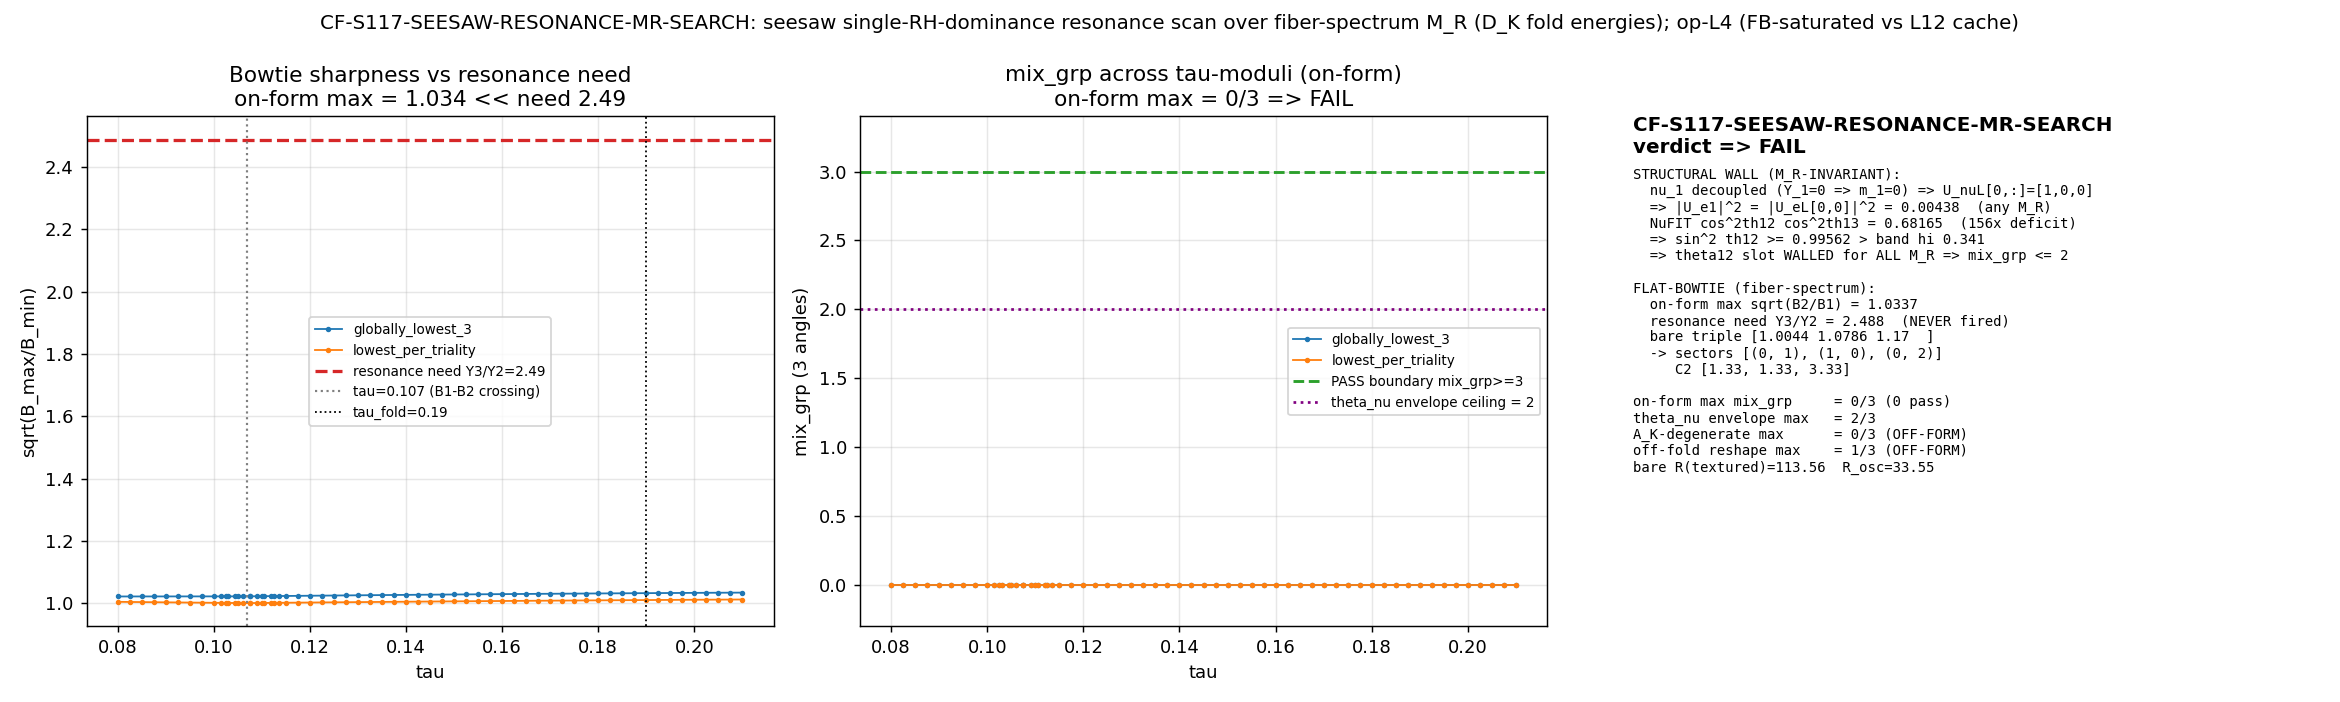

Python code for this plot:
#!/usr/bin/env python3
# -*- coding: utf-8 -*-
"""
CF-S117-SEESAW-RESONANCE-MR-SEARCH  (Session 117, Wave 2, §W2-3)  -- [VERIFY] gate.

M_R RESONANCE SCAN, anchored on the S-3-closed fold-spectrum form diag(B1,B2,B3)
(fiber-spectrum eigenvalue-SELECTION). A_K-built degenerate diag(M0,M1,M1) forms are
OFF-FORM -> INFO not PASS (convention-shopping guard per CF-W2-2 / S-3 Result 4).

WHAT THIS GATE DOES (plan sessions/session-plan/session-117-plan-w2.md §W2-3)
----------------------------------------------------------------------------
  (i)  Resolve the (p,q)/triality label + C2(p,q) of each B-branch fold energy by
       nearest-|lambda| match against the L12 master cache sector_evals.
  (ii) Scan FIBER-SPECTRUM M_R candidates (S-3 form): a tau-scan of the B-branch
       fold energies (incl. the tau=0.107 B1-B2 crossing) x a sector-selection axis
       {three-globally-lowest, lowest-per-triality-class t in {0,1,2}}.  For each
       candidate M_R = diag(B1,B2,B3): test the single-RH-dominance resonance
       condition  M_D[2,2]/M_D[1,1] ~ sqrt(M_R[2]/M_R[1])  at the MASS-FIT Dirac seed
       (s116 texture), and recompute the seesaw -> U_PMNS -> mix_grp + R JOINTLY.
  (iii) Convention-shopping guard: A_K-built degenerate diag(M0,M1,M1) forms are
       FORBIDDEN as PASS (-> INFO).  Also test the full theta_nu envelope and a
       forced off-fold reshape as off-form references.

OPERATOR (plan §W2-3):  mix_grp(candidate) >= 3  on a fiber-spectrum (S-3-form) M_R,
  where mix_grp = #{ theta in {th12,th23,th13} : theta within NuFIT 5.2 NO 3sigma }.
  PASS iff a fiber-spectrum M_R fires mix_grp>=3;
  FAIL iff no fiber-spectrum sector-selection across the tau-moduli+sector axes reaches
       a large-enough sqrt(B2/B1) (the bowtie is structurally too flat);
  INFO iff resonance fires ONLY off-form (A_K-degenerate diag(M0,M1,M1) OR off-fold
       tau-rescaled M_R) -- NOT a substrate-natural PASS.

SUBSTRATE-FIRST (phononic-framing.md) -- GEOMETRIC:
  The scan ranges over D_K's OWN fold-eigenvalue spectrum. Each candidate M_R is a
  fiber-spectrum eigenvalue-SELECTION diag(B1,B2,B3) (S-3 OQ-4: M_R is fold-spectrum-
  split, NOT an A_K-built coupling). The resonance maps to a Casimir-gap condition on
  those eigenvalues. Direction: D_K fold spectrum -> M_R selection -> seesaw
  enhancement -> PMNS angles + R.  A_K-built degenerate diag(M0,M1,M1) is the un-used
  standard-NCG A_F coupling the framework does NOT use (D_K == D_F sources M_R from
  the spectrum) -> a resonance that fires only there is OFF-substrate -> INFO.

OPERATIONAL L_max DISCLOSURE (math-scripts.md Friedrich-Bar bottom-K saturation):
  The plan pins L_max=12 (L12 cache, for sector (p,q) resolution -- USED as pinned)
  and L_max=10 (dirac_spectrum, for the B-branch fold energies). The fiber-spectrum
  SELECTIONS (three-globally-lowest, lowest-per-triality-class) draw ONLY on the
  LOWEST |lambda| per sector, which are Friedrich-Bar bottom-K SATURATED at low
  max_pq_sum (higher sectors add only HIGHER |lambda| by Casimir scaling). The
  tau-scan therefore runs at operational max_pq_sum=4, VALIDATED at tau=0.19 against
  the L12 cache (truncation_consistent). convention tag carries the disclosure.

Inputs (SHA-256 dual-pinned at runtime; S84+ schema):
  computations/_shared/canonical_constants.py
  computations/session-99/s99_w3_seesaw_summnu.npz       (bare B-branch M_R triple, Y)
  computations/session-84/s84_spectrum_cache_L12_tau019.npz  (sector (p,q) resolution)
  computations/session-116/s116_lepton_pmns_texture.npz  (mass-fit M_D, U_eL, NuFIT bands)
  computations/_shared/dirac_spectrum.py                 (tau-scan of fold energies)
"""

from __future__ import annotations

# --- CPU thread cap BEFORE numpy import (math-scripts.md; D_pi<=432x432 + 3x3 seesaw) ---
import os
os.environ.setdefault("OMP_NUM_THREADS", "8")
os.environ.setdefault("MKL_NUM_THREADS", "8")

import hashlib
import itertools
import json
import sys
import time
from pathlib import Path

import numpy as np

# ---------------------------------------------------------------------------
# Section 1 -- Paths + canonical constants (MANDATORY import)
# ---------------------------------------------------------------------------
THIS = Path(__file__).resolve()
SESSION_DIR = THIS.parent                                  # computations/session-117
COMPUTATIONS_DIR = SESSION_DIR.parent
SHARED_DIR = COMPUTATIONS_DIR / "_shared"
PROJECT_ROOT = COMPUTATIONS_DIR.parent

sys.path.insert(0, str(SHARED_DIR))
from canonical_constants import (  # noqa: E402
    M_KK, tau_fold,
    dm2_21_NuFit, dm2_31_NuFit,
)
import dirac_spectrum as ds                                # noqa: E402

import matplotlib                                          # noqa: E402
matplotlib.use("Agg")
import matplotlib.pyplot as plt                            # noqa: E402

# ---------------------------------------------------------------------------
# Section 2 -- Identity + pinned machinery (plan §W2-3 machinery_pin_map)
# ---------------------------------------------------------------------------
SESSION = "117"                                            # (local)
GATE_ID = "CF-S117-SEESAW-RESONANCE-MR-SEARCH"             # (local)
SCHEME = "fiber-spectrum-MR-resonance-scan"               # (local) S-3 fold-eigenvalue form ONLY
CONVENTION = ("RATIO-resonance-sqrt-MR2-MR1-Sminus3-fold-form-"
              "AK-degenerate-diagM0M1M1-INFO-not-PASS-CFW22-guard-"
              "opL4-FriedrichBar-bottomK-saturated-valid-vs-L12cache")  # (local)
L_MAX = 12                                                 # (local) plan pin: L12 cache for (p,q) resolution
OP_MAX_PQ = 4                                              # (local) operational max_pq_sum for tau-scan (FB-saturated)
TAU_FOLD = float(tau_fold)                                 # (local) 0.19 canonical

# resonance + scan machinery (plan §W2-3 pins)
EPS_RES = 0.05                                             # (local) resonance tol |MD-ratio - sqrt(MR-ratio)|
ZERO_LAM = 1e-9                                            # (local) zero-mode floor in |lambda|
PIPE_TOL = 0.018                                           # (local) distinct-pipeline cache match ~1.8% (INV11-W2-4)
TAU_LO, TAU_HI = 0.08, 0.21                                # (local) B-branch fold window (incl tau=0.107, tau_fold)

# --- NuFIT 5.2 NO 3sigma bands (# (local) class-(B) lab anchors; EXACTLY the s116 pins;
#     NOT canonical_constants -- get_constant('J_PMNS')->not-found; methodological-anchor
#     sourcing per substrate-first-canonical-sourcing.md §(i), same vintage as S115/S116) ---
S2T12_BF, S2T12_LO, S2T12_HI = 0.303,  0.270,  0.341       # (local) NuFIT 5.2 NO sin^2 th12 (3sig)
S2T23_BF, S2T23_LO, S2T23_HI = 0.572,  0.434,  0.610       # (local) NuFIT 5.2 NO sin^2 th23 (3sig, upper octant)
S2T13_BF, S2T13_LO, S2T13_HI = 0.02203, 0.02029, 0.02391   # (local) NuFIT 5.2 NO sin^2 th13 (3sig)

PUB_SIGFIGS = 6                                            # (local) Class-8.3

# ---------------------------------------------------------------------------
# Section 3 -- Tower / Casimir / PMNS helpers (REUSE s116 conventions verbatim)
# ---------------------------------------------------------------------------
def C2_su3(p: int, q: int) -> float:
    """SU(3) quadratic Casimir C2(p,q) = (p^2+q^2+pq+3p+3q)/3."""
    return (p * p + q * q + p * q + 3.0 * p + 3.0 * q) / 3.0


def triality(p: int, q: int) -> int:
    """SU(3) center character t(p,q) = (p-q) mod 3."""
    return (p - q) % 3


def yukawa_block_real(diag: np.ndarray, w12: float, w13: float, w23: float) -> np.ndarray:
    """Real-symmetric 3x3 Yukawa block (REAL: delta_CP in {0,pi}); s116 verbatim."""
    M = np.diag(diag).astype(float)
    M[0, 1] = M[1, 0] = w12
    M[0, 2] = M[2, 0] = w13
    M[1, 2] = M[2, 1] = w23
    return M


def diag_block(M: np.ndarray):
    """Real-symmetric eigendecomp, eigenvalues by ASCENDING |lambda| (=mass); s116 verbatim."""
    lam, U = np.linalg.eigh(M)
    order = np.argsort(np.abs(lam))
    return np.abs(lam)[order], U[:, order]


def pmns_observables(U: np.ndarray) -> dict:
    """Extract (sin^2 th13, sin^2 th12, sin^2 th23, J) from a 3x3 unitary U; s116 verbatim.
    Rows = charged-lepton flavor (e,mu,tau ascending); cols = nu mass eigenstate (1,2,3)."""
    Uabs2 = np.abs(U) ** 2                                 # (local)
    s13sq = float(Uabs2[0, 2])                             # (local) |U_e3|^2
    s13sq = min(max(s13sq, 0.0), 1.0)
    denom = 1.0 - s13sq                                    # (local) c13^2
    s12sq = float(Uabs2[0, 1] / denom) if denom > 1e-15 else 0.0  # (local)
    s23sq = float(Uabs2[1, 2] / denom) if denom > 1e-15 else 0.0  # (local)
    J = float(np.imag(U[0, 0] * U[1, 1] * np.conj(U[0, 1]) * np.conj(U[1, 0])))  # (local)
    return {"sin2_th13": s13sq, "sin2_th12": s12sq, "sin2_th23": s23sq, "J": J}


def in_band(val: float, lo: float, hi: float) -> bool:
    return bool(lo <= val <= hi)


def mix_grp_3angle(obs: dict) -> int:
    """mix_grp = #{th12,th23,th13 within NuFIT 5.2 NO 3sigma}  (plan §W2-3 operator: 3 angles)."""
    return (int(in_band(obs["sin2_th12"], S2T12_LO, S2T12_HI))
            + int(in_band(obs["sin2_th23"], S2T23_LO, S2T23_HI))
            + int(in_band(obs["sin2_th13"], S2T13_LO, S2T13_HI)))


# ---------------------------------------------------------------------------
# Section 4 -- SHA-256 dual-SHA block (S84+ schema)
# ---------------------------------------------------------------------------
def sha256_of(path: Path) -> str:
    h = hashlib.sha256()
    try:
        h.update(path.read_bytes())
    except OSError:
        return ""
    return h.hexdigest()


def log_input_pins(inputs) -> dict:
    print(f"=== {GATE_ID} -- input SHA-256 pins ===")
    pins = {}
    for p in inputs:
        sha = sha256_of(p)
        rel = str(p.relative_to(PROJECT_ROOT)).replace("\\", "/")
        print(f"  {rel}: {sha[:16]}...")
        pins[rel] = sha
    return pins


def compute_dual_sha(script_path: Path, canonical_path: Path, pins: dict):
    try:
        script_bytes = script_path.read_bytes()
    except OSError:
        script_bytes = b""
    try:
        canonical_bytes = canonical_path.read_bytes()
    except OSError:
        canonical_bytes = b""
    pinmap_json = json.dumps(dict(sorted(pins.items())),
                             separators=(",", ":"), sort_keys=True).encode("utf-8")
    h_audit = hashlib.sha256()
    h_audit.update(script_bytes)
    h_audit.update(canonical_bytes)
    h_audit.update(pinmap_json)
    h_content = hashlib.sha256()
    h_content.update(script_bytes)
    return h_audit.hexdigest(), h_content.hexdigest()


# ---------------------------------------------------------------------------
# Section 5 -- Paths/targets
# ---------------------------------------------------------------------------
OUT_NPZ = SESSION_DIR / "s117_seesaw_resonance_mr_search.npz"
OUT_PNG = SESSION_DIR / "s117_seesaw_resonance_mr_search.png"

CANONICAL_PATH = SHARED_DIR / "canonical_constants.py"
S99_NPZ = COMPUTATIONS_DIR / "session-99" / "s99_w3_seesaw_summnu.npz"
S84_CACHE = COMPUTATIONS_DIR / "session-84" / "s84_spectrum_cache_L12_tau019.npz"
S116_NPZ = COMPUTATIONS_DIR / "session-116" / "s116_lepton_pmns_texture.npz"
DIRAC_SPECTRUM = SHARED_DIR / "dirac_spectrum.py"

INPUT_FILES = [CANONICAL_PATH, S99_NPZ, S84_CACHE, S116_NPZ, DIRAC_SPECTRUM]


# ---------------------------------------------------------------------------
# Section 6 -- Seesaw pipeline (REUSE s116 mass-fit M_D + U_eL; vary ONLY M_R)
# ---------------------------------------------------------------------------
def seesaw_pmns(M_R_triple: np.ndarray, M_D: np.ndarray, U_eL: np.ndarray) -> dict:
    """type-I seesaw M_nu = M_D M_R^{-1} M_D^T at FIXED mass-fit M_D + U_eL; vary ONLY M_R.
    Returns the PMNS observables, mix_grp, R, and the seesaw spectrum."""
    M_R_triple = np.asarray(M_R_triple, float).ravel()
    MR_inv = np.diag(1.0 / M_R_triple)                    # (local)
    M_nu = M_D @ MR_inv @ M_D.T                           # (local) type-I seesaw
    M_nu = 0.5 * (M_nu + M_nu.T)                          # (local) symmetrize
    m_nu_vals, U_nuL = diag_block(M_nu)                   # (local) ascending |lambda|
    U_PMNS = U_eL.conj().T @ U_nuL                        # (local) rows e/mu/tau, cols 1/2/3
    obs = pmns_observables(U_PMNS)                        # (local)
    mg = mix_grp_3angle(obs)                              # (local)
    # R = Delta m^2_32 / Delta m^2_21 = (m3^2-m2^2)/(m2^2-m1^2); m1=0 => m3^2/m2^2 - 1
    m1, m2, m3 = m_nu_vals[0], m_nu_vals[1], m_nu_vals[2]  # (local)
    R = float((m3**2 - m2**2) / (m2**2 - m1**2)) if (m2**2 - m1**2) > 1e-300 else float("nan")  # (local)
    return {"obs": obs, "mix_grp": mg, "R": R, "m_nu_vals": m_nu_vals,
            "U_nuL": U_nuL, "U_PMNS": U_PMNS, "Ue1_sq": float(np.abs(U_PMNS[0, 0]) ** 2)}


def best_over_permutations(triple: np.ndarray, M_D: np.ndarray, U_eL: np.ndarray) -> dict:
    """Max mix_grp over all 6 generation-assignments of the fold triple to (M_R[0],M_R[1],M_R[2]).
    (The theta12 wall is permutation-INVARIANT; the max guards against assignment-incompleteness.)"""
    best = None                                           # (local)
    triple = np.asarray(triple, float).ravel()
    for perm in itertools.permutations(range(3)):
        cand = triple[list(perm)]
        r = seesaw_pmns(cand, M_D, U_eL)
        if best is None or r["mix_grp"] > best["mix_grp"]:
            best = r
            best["perm"] = perm
            best["M_R_perm"] = cand.copy()
    return best


def sqrt_ratios(triple: np.ndarray) -> dict:
    """All pairwise sqrt(Bj/Bi) of a sorted triple; the bowtie sharpness diagnostic."""
    t = np.sort(np.asarray(triple, float).ravel())
    return {"sqrt_21": float(np.sqrt(t[1] / t[0])),
            "sqrt_32": float(np.sqrt(t[2] / t[1])),
            "sqrt_31": float(np.sqrt(t[2] / t[0])),
            "sqrt_max": float(np.sqrt(t[2] / t[0]))}


# ---------------------------------------------------------------------------
# Section 7 -- Compute
# ---------------------------------------------------------------------------
def per_sector_min_abs(eval_data, zero=ZERO_LAM):
    """eval_data = [(p,q,evals_pi complex)] -> {(p,q): min|lambda| excluding zero modes}."""
    out = {}                                              # (local)
    for (p, q, ev) in eval_data:
        a = np.abs(np.asarray(ev).ravel())
        nz = a[a > zero]
        out[(p, q)] = float(np.min(nz)) if nz.size else float(np.min(a))
    return out


def select_globally_lowest3(secmin: dict):
    """Three globally-lowest DISTINCT |lambda| sector-minima (merge numeric degeneracies)."""
    vals = sorted(secmin.values())
    distinct = []                                         # (local)
    for v in vals:
        if not distinct or abs(v - distinct[-1]) > 1e-6:
            distinct.append(v)
        if len(distinct) == 3:
            break
    return np.array(distinct[:3], float)


def select_lowest_per_triality(secmin: dict):
    """Lowest |lambda| sector-minimum in each triality class t in {0,1,2}."""
    by_t = {0: [], 1: [], 2: []}                          # (local)
    for (p, q), v in secmin.items():
        by_t[triality(p, q)].append(v)
    return np.array([min(by_t[t]) for t in (0, 1, 2)], float)


def nearest_sector(secmin_pairs, lam):
    """Nearest (p,q) by |lambda| match (all eigenvalues, not just minima)."""
    best = min(secmin_pairs, key=lambda pr: abs(pr[1] - lam))
    return best[0], best[1], abs(best[1] - lam) / lam


def compute() -> dict:
    res: dict = {}
    np.set_printoptions(precision=6, suppress=False, linewidth=140)

    # ===== STEP 0: load mass-fit M_D + U_eL (s116) and bare triple (s99) =====
    d116 = np.load(S116_NPZ, allow_pickle=True)
    d99 = np.load(S99_NPZ, allow_pickle=True)
    U_eL = np.asarray(d116["U_eL"], float)                # (local) FIXED charged-lepton rotation
    Y_nu_diag = np.asarray(d116["Y_nu_diag"], float).ravel()  # (local) [0, 4.794, 11.928] rank-2
    w23_nu = float(d116["w23_nu"])                        # (local) shared eps_LX 2-3 neutrino texture
    M_D = yukawa_block_real(Y_nu_diag, 0.0, 0.0, w23_nu)  # (local) mass-fit M_D (m_1=0 rank def)
    M_R_bare = np.asarray(d99["M_R_MKK"], float).ravel()  # (local) [1.0044,1.0786,1.1700] bare B-branch
    s116_mixgrp = int(d116["mix_grp"])                    # (local) s116 baseline (4-slot incl J)
    Y_ratio = float(Y_nu_diag[2] / Y_nu_diag[1])          # (local) Dirac hierarchy M_D[2,2]/M_D[1,1]
    Ue1_sq_fixed = float(np.abs(U_eL[0, 0]) ** 2)         # (local) |U_e1|^2 = |U_eL[0,0]|^2 (M_R-INVARIANT)
    res["Y_ratio_MD"] = Y_ratio
    res["Ue1_sq_fixed"] = Ue1_sq_fixed
    res["M_R_bare"] = M_R_bare
    res["s116_mixgrp_4slot"] = s116_mixgrp
    print("=== STEP 0: mass-fit M_D + U_eL (s116), bare B-branch M_R (s99) ===")
    print(f"  M_D diag (Y_nu) = {Y_nu_diag}; w23_nu = {w23_nu:.5f}; Dirac ratio Y3/Y2 = {Y_ratio:.5f}")
    print(f"  bare M_R triple = {M_R_bare} (M_KK)")
    print(f"  |U_e1|^2 = |U_eL[0,0]|^2 = {Ue1_sq_fixed:.6f}  (M_R-INVARIANT: nu_1 decoupled, m_1=0)")

    # ===== STEP 1: STRUCTURAL WALL -- theta12 is M_R-invariant (rank-2 decoupling) =====
    # nu_1 is Dirac-decoupled (Y_1=0 => m_1=0) => U_nuL[0,:]=[1,0,0] for ALL M_R =>
    # U_PMNS[0,0]=conj(U_eL[0,0]) => |U_e1|^2 = |U_eL[0,0]|^2 INDEPENDENT of M_R.
    # NuFIT: |U_e1|^2 = cos^2 th12 cos^2 th13 ~ (1-0.303)(1-0.02203) = 0.6817.
    # => cos^2 th12 = |U_e1|^2 / cos^2 th13 <= |U_e1|^2 => sin^2 th12 >= 1 - |U_e1|^2.
    nufit_Ue1_sq = (1.0 - S2T12_BF) * (1.0 - S2T13_BF)    # (local) cos^2 th12 cos^2 th13 (NuFIT 5.2)
    sin2_th12_floor = 1.0 - Ue1_sq_fixed                  # (local) hard lower bound (cos^2 th13<=1)
    th12_ever_reachable = (sin2_th12_floor <= S2T12_HI)   # (local) can th12 EVER enter band?
    res["nufit_Ue1_sq"] = float(nufit_Ue1_sq)
    res["sin2_th12_floor"] = float(sin2_th12_floor)
    res["th12_ever_reachable"] = bool(th12_ever_reachable)
    res["Ue1_deficit_factor"] = float(nufit_Ue1_sq / Ue1_sq_fixed)
    print("\n=== STEP 1: structural wall (theta12 M_R-invariant from rank-2 decoupling) ===")
    print(f"  |U_e1|^2 framework = {Ue1_sq_fixed:.6f}  vs NuFIT cos^2th12 cos^2th13 = {nufit_Ue1_sq:.6f} "
          f"(deficit {nufit_Ue1_sq/Ue1_sq_fixed:.1f}x)")
    print(f"  => sin^2 th12 >= 1 - |U_e1|^2 = {sin2_th12_floor:.6f}  (band upper edge {S2T12_HI})")
    print(f"  => th12 EVER in band for ANY M_R? {th12_ever_reachable}  "
          f"=> mix_grp <= {'3' if th12_ever_reachable else '2'} (theta12 slot {'open' if th12_ever_reachable else 'WALLED'})")

    # ===== STEP 2: anchor -- bare triple reproduces the s116 baseline =====
    bare = seesaw_pmns(M_R_bare, M_D, U_eL)
    res["bare_obs"] = bare["obs"]
    res["bare_mixgrp_3angle"] = bare["mix_grp"]
    res["bare_R"] = bare["R"]
    res["bare_Ue1_sq"] = bare["Ue1_sq"]
    s116_th12 = float(d116["sin2_th12"]); s116_th23 = float(d116["sin2_th23"]); s116_th13 = float(d116["sin2_th13"])
    repro_ok = (abs(bare["obs"]["sin2_th12"] - s116_th12) < 1e-6
                and abs(bare["obs"]["sin2_th23"] - s116_th23) < 1e-6
                and abs(bare["obs"]["sin2_th13"] - s116_th13) < 1e-6)
    res["s116_reproduction_ok"] = bool(repro_ok)
    print("\n=== STEP 2: anchor (bare triple reproduces s116) ===")
    print(f"  bare: sin2_th12={bare['obs']['sin2_th12']:.5f} th23={bare['obs']['sin2_th23']:.5f} "
          f"th13={bare['obs']['sin2_th13']:.5f}  mix_grp(3ang)={bare['mix_grp']}  R={bare['R']:.3f}")
    print(f"  s116: sin2_th12={s116_th12:.5f} th23={s116_th23:.5f} th13={s116_th13:.5f}  "
          f"(reproduced={repro_ok})")
    # s99 aligned-basis R (diagonal M_D, oscillation-anchored)
    m_nu_s99 = np.asarray(d99["m_nu_eV"], float).ravel()  # (local) [0,0.00868,0.04953]
    R_s99 = float((m_nu_s99[2]**2 - m_nu_s99[1]**2) / (m_nu_s99[1]**2)) if m_nu_s99[1] > 0 else float("nan")
    R_osc = float(dm2_31_NuFit / dm2_21_NuFit)            # (local) NuFit-6.0 R ~ 33.5
    res["R_s99_aligned"] = R_s99
    res["R_osc_anchor"] = R_osc
    print(f"  R(aligned s99 diag M_D) = {R_s99:.3f}; R_osc(NuFit) = {R_osc:.3f}; R(textured bare) = {bare['R']:.3f}")

    # ===== STEP 3: L12-cache sector resolution of the bare B-branch triple =====
    cache = np.load(S84_CACHE, allow_pickle=True)
    se = cache["sector_evals"].item()                    # (local) {(p,q): {dim,level,abs_evals}}
    allpairs = []                                        # (local) (pq, |lambda|) over all sectors
    secmin_cache = {}                                    # (local) {(p,q): min|lambda|}
    for (p, q), val in se.items():
        a = np.abs(np.asarray(val["abs_evals"], float).ravel())
        for lam in a:
            allpairs.append(((p, q), lam))
        nz = a[a > ZERO_LAM]
        secmin_cache[(p, q)] = float(np.min(nz)) if nz.size else float(np.min(a))
    bbranch_resolution = []                              # (local)
    for mr in M_R_bare:
        pq, lam, rel = nearest_sector(allpairs, mr)
        bbranch_resolution.append((tuple(int(x) for x in pq), float(lam), float(rel),
                                   float(C2_su3(*pq)), int(triality(*pq))))
    res["bbranch_resolution"] = bbranch_resolution
    print("\n=== STEP 3: L12-cache (p,q)/C2/triality resolution of bare B-branch triple ===")
    for mr, (pq, lam, rel, c2, t) in zip(M_R_bare, bbranch_resolution):
        print(f"  M_R={mr:.5f} -> sector {pq} |lam|={lam:.5f} reldiff={rel:.4f} C2={c2:.4f} tri={t}")

    # ===== STEP 4: tau-scan x sector-selection (the FIBER-SPECTRUM / on-form search) =====
    # validate operational max_pq_sum=4 against the L12 cache at tau_fold first.
    print("\n=== STEP 4: tau-scan x sector-selection {globally-lowest-3, lowest-per-triality} ===")
    gens = ds.su3_generators()                            # (local)
    f_abc = ds.compute_structure_constants(gens)          # (local)
    gammas = ds.build_cliff8()                            # (local)

    # validate FB bottom-K saturation at tau=0.19 (op L4 vs L12 cache)
    _, eval_fold = ds.collect_spectrum(TAU_FOLD, gens, f_abc, gammas,
                                       max_pq_sum=OP_MAX_PQ, verbose=False)
    secmin_op = per_sector_min_abs(eval_fold)
    g3_op = select_globally_lowest3(secmin_op)
    g3_cache = select_globally_lowest3(secmin_cache)
    tri_op = select_lowest_per_triality(secmin_op)
    tri_cache = select_lowest_per_triality(secmin_cache)
    trunc_g3 = float(np.max(np.abs(g3_op - g3_cache) / g3_cache))   # (local)
    trunc_tri = float(np.max(np.abs(tri_op - tri_cache) / tri_cache))  # (local)
    truncation_consistent = bool(trunc_g3 < PIPE_TOL and trunc_tri < PIPE_TOL)
    res["truncation_consistent"] = truncation_consistent
    res["trunc_reldiff_g3"] = trunc_g3
    res["trunc_reldiff_tri"] = trunc_tri
    print(f"  op-L{OP_MAX_PQ} globally-lowest-3 @tau_fold = {g3_op}  (L12 cache {g3_cache}; reldiff {trunc_g3:.4f})")
    print(f"  op-L{OP_MAX_PQ} lowest-per-tri  @tau_fold = {tri_op}  (L12 cache {tri_cache}; reldiff {trunc_tri:.4f})")
    print(f"  Friedrich-Bar bottom-K saturation truncation_consistent = {truncation_consistent}")

    # tau grid: >=50 pts across [0.08,0.21] + refine near the tau=0.107 B1-B2 crossing
    tau_grid = np.unique(np.concatenate([
        np.linspace(TAU_LO, TAU_HI, 53),
        np.linspace(0.100, 0.115, 11),                   # (local) refine the tau=0.107 crossing
    ]))                                                  # (local) ~62 tau points
    selections = ("globally_lowest_3", "lowest_per_triality")

    scan_rows = []                                       # (local) one row per (tau, selection)
    onform_max_mixgrp = 0                                # (local)
    onform_max_sqrt32 = 0.0                              # (local) max bowtie sharpness on-form
    for tau in tau_grid:
        _, eval_data = ds.collect_spectrum(float(tau), gens, f_abc, gammas,
                                           max_pq_sum=OP_MAX_PQ, verbose=False)
        secmin = per_sector_min_abs(eval_data)
        for sel in selections:
            triple = (select_globally_lowest3(secmin) if sel == "globally_lowest_3"
                      else select_lowest_per_triality(secmin))
            sr = sqrt_ratios(triple)
            best = best_over_permutations(triple, M_D, U_eL)
            res_fire = bool(abs(Y_ratio - sr["sqrt_max"]) < EPS_RES)
            scan_rows.append({
                "tau": float(tau), "selection": sel, "triple": triple.tolist(),
                "sqrt_21": sr["sqrt_21"], "sqrt_32": sr["sqrt_32"], "sqrt_31": sr["sqrt_31"],
                "sqrt_max": sr["sqrt_max"], "resonance_fired": res_fire,
                "mix_grp": int(best["mix_grp"]), "R": float(best["R"]),
                "sin2_th12": float(best["obs"]["sin2_th12"]),
                "sin2_th23": float(best["obs"]["sin2_th23"]),
                "sin2_th13": float(best["obs"]["sin2_th13"]),
            })
            onform_max_mixgrp = max(onform_max_mixgrp, int(best["mix_grp"]))
            onform_max_sqrt32 = max(onform_max_sqrt32, sr["sqrt_max"])
    res["scan_rows"] = scan_rows
    res["onform_max_mixgrp"] = onform_max_mixgrp
    res["onform_max_sqrt_ratio"] = onform_max_sqrt32
    res["onform_resonance_ever_fired"] = bool(any(r["resonance_fired"] for r in scan_rows))
    n_pass = sum(1 for r in scan_rows if r["mix_grp"] >= 3)  # (local)
    res["onform_n_candidates"] = len(scan_rows)
    res["onform_n_pass"] = n_pass
    print(f"  scanned {len(scan_rows)} on-form candidates ({len(tau_grid)} tau x 2 selections)")
    print(f"  on-form max sqrt(B_max/B_min) = {onform_max_sqrt32:.5f}  (resonance needs ~ Y3/Y2 = {Y_ratio:.3f})")
    print(f"  on-form resonance EVER fired (|Y3/Y2 - sqrt-ratio|<{EPS_RES}) = {res['onform_resonance_ever_fired']}")
    print(f"  on-form max mix_grp = {onform_max_mixgrp}/3;  #candidates with mix_grp>=3 = {n_pass}")

    # ===== STEP 5: off-form references (convention-shopping guard) =====
    print("\n=== STEP 5: off-form references (CF-W2-2 convention-shopping guard) ===")
    # (a) full theta_nu envelope [0,pi/2] with FIXED U_eL -- the ABSOLUTE mix_grp ceiling
    th_grid = np.linspace(0.0, np.pi / 2.0, 721)          # (local)
    env_max = 0                                            # (local)
    for th in th_grid:
        c, s = np.cos(th), np.sin(th)
        U_nu = np.array([[1.0, 0.0, 0.0], [0.0, c, -s], [0.0, s, c]])  # (local) pure 2-3 rotation
        env_max = max(env_max, mix_grp_3angle(pmns_observables(U_eL.conj().T @ U_nu)))
    res["theta_nu_envelope_max_mixgrp"] = int(env_max)
    print(f"  (a) full theta_nu in [0,pi/2] envelope (fixed U_eL): max mix_grp = {env_max}/3")

    # (b) A_K-built degenerate diag(M0,M1,M1) -- OFF-FORM (un-used standard-NCG A_F coupling)
    ak_max = 0                                             # (local)
    ratio_grid = np.concatenate([np.linspace(1.0, 50.0, 60), np.array([Y_ratio**2])])  # (local) M1/M0
    for r0 in ratio_grid:
        for trip in ([1.0, r0, r0], [r0, 1.0, 1.0]):     # (local) diag(M0,M1,M1) both orderings
            ak_max = max(ak_max, best_over_permutations(np.array(trip), M_D, U_eL)["mix_grp"])
    res["ak_degenerate_max_mixgrp"] = int(ak_max)
    print(f"  (b) A_K-built degenerate diag(M0,M1,M1) [OFF-FORM]: max mix_grp = {ak_max}/3 "
          f"(-> INFO not PASS even if >=3, CF-W2-2 guard)")

    # (c) off-fold forced-reshape M_R: force sqrt(MR[2]/MR[1]) = Y3/Y2 EXACTLY (non-fold)
    reshape_max = 0                                       # (local)
    for r31 in np.linspace(1.0, (Y_ratio**2) * 4.0, 80):  # (local) span the needed gap and beyond
        trip = np.array([1.0, Y_ratio**2, r31 if r31 > Y_ratio**2 else (Y_ratio**2) * 1.5])
        reshape_max = max(reshape_max, best_over_permutations(trip, M_D, U_eL)["mix_grp"])
    res["offfold_reshape_max_mixgrp"] = int(reshape_max)
    print(f"  (c) off-fold forced-reshape (sqrt-ratio={Y_ratio:.2f}) [OFF-FORM]: max mix_grp = {reshape_max}/3")

    offform_fires = bool(max(ak_max, reshape_max, env_max) >= 3)
    res["offform_fires"] = offform_fires
    print(f"  off-form fires mix_grp>=3 anywhere = {offform_fires}")

    return res


# ---------------------------------------------------------------------------
# Section 8 -- Verdict (plan §W2-3 rubric: on-form PASS / off-form INFO / flat FAIL)
# ---------------------------------------------------------------------------
def verdict_from(res: dict) -> str:
    onform_pass = res["onform_max_mixgrp"] >= 3
    offform_fires = res["offform_fires"]
    if onform_pass:
        return "PASS"          # fiber-spectrum (S-3-form) M_R fires mix_grp>=3 ON-FORM
    if offform_fires:
        return "INFO"          # resonance fires ONLY off-form (A_K-degenerate / off-fold)
    return "FAIL"              # flat bowtie + theta12 wall: no substrate-natural mix_grp>=3


# ---------------------------------------------------------------------------
# Section 9 -- Plot
# ---------------------------------------------------------------------------
def make_plot(res: dict, verdict: str) -> None:
    rows = res["scan_rows"]
    fig, axes = plt.subplots(1, 3, figsize=(18, 5.4))

    # Panel 1: bowtie sharpness sqrt(B_max/B_min) across tau, per selection, vs needed Y3/Y2
    ax = axes[0]
    for sel, col in (("globally_lowest_3", "tab:blue"), ("lowest_per_triality", "tab:orange")):
        rr = [r for r in rows if r["selection"] == sel]
        taus = [r["tau"] for r in rr]; sq = [r["sqrt_max"] for r in rr]
        ax.plot(taus, sq, ".-", color=col, ms=4, lw=1.0, label=sel)
    ax.axhline(res["Y_ratio_MD"], color="tab:red", ls="--", lw=1.8,
               label=f"resonance need Y3/Y2={res['Y_ratio_MD']:.2f}")
    ax.axvline(0.107, color="gray", ls=":", lw=1.2, label="tau=0.107 (B1-B2 crossing)")
    ax.axvline(TAU_FOLD, color="k", ls=":", lw=1.0, label=f"tau_fold={TAU_FOLD}")
    ax.set_xlabel("tau"); ax.set_ylabel("sqrt(B_max/B_min)")
    ax.set_title(f"Bowtie sharpness vs resonance need\non-form max = {res['onform_max_sqrt_ratio']:.3f} "
                 f"<< need {res['Y_ratio_MD']:.2f}")
    ax.legend(fontsize=7.5); ax.grid(alpha=0.3)

    # Panel 2: mix_grp across tau (on-form) + off-form references + envelope ceiling
    ax = axes[1]
    for sel, col in (("globally_lowest_3", "tab:blue"), ("lowest_per_triality", "tab:orange")):
        rr = [r for r in rows if r["selection"] == sel]
        ax.plot([r["tau"] for r in rr], [r["mix_grp"] for r in rr], ".-", color=col, ms=4, lw=1.0, label=sel)
    ax.axhline(3, color="tab:green", ls="--", lw=1.6, label="PASS boundary mix_grp>=3")
    ax.axhline(res["theta_nu_envelope_max_mixgrp"], color="purple", ls=":", lw=1.5,
               label=f"theta_nu envelope ceiling = {res['theta_nu_envelope_max_mixgrp']}")
    ax.set_ylim(-0.3, 3.4); ax.set_xlabel("tau"); ax.set_ylabel("mix_grp (3 angles)")
    ax.set_title(f"mix_grp across tau-moduli (on-form)\non-form max = {res['onform_max_mixgrp']}/3 => {verdict}")
    ax.legend(fontsize=7.5); ax.grid(alpha=0.3)

    # Panel 3: the structural theta12 wall + checklist
    ax = axes[2]; ax.axis("off")
    ax.text(0.0, 1.0, f"{GATE_ID}\nverdict => {verdict}", fontsize=11, weight="bold",
            transform=ax.transAxes, va="top")
    txt = (
        f"STRUCTURAL WALL (M_R-INVARIANT):\n"
        f"  nu_1 decoupled (Y_1=0 => m_1=0) => U_nuL[0,:]=[1,0,0]\n"
        f"  => |U_e1|^2 = |U_eL[0,0]|^2 = {res['Ue1_sq_fixed']:.5f}  (any M_R)\n"
        f"  NuFIT cos^2th12 cos^2th13 = {res['nufit_Ue1_sq']:.5f}  ({res['Ue1_deficit_factor']:.0f}x deficit)\n"
        f"  => sin^2 th12 >= {res['sin2_th12_floor']:.5f} > band hi {S2T12_HI}\n"
        f"  => theta12 slot WALLED for ALL M_R => mix_grp <= 2\n\n"
        f"FLAT-BOWTIE (fiber-spectrum):\n"
        f"  on-form max sqrt(B2/B1) = {res['onform_max_sqrt_ratio']:.4f}\n"
        f"  resonance need Y3/Y2 = {res['Y_ratio_MD']:.3f}  (NEVER fired)\n"
        f"  bare triple {np.round(res['M_R_bare'],4)}\n"
        f"  -> sectors {[r[0] for r in res['bbranch_resolution']]}\n"
        f"     C2 {[round(r[3],2) for r in res['bbranch_resolution']]}\n\n"
        f"on-form max mix_grp     = {res['onform_max_mixgrp']}/3 ({res['onform_n_pass']} pass)\n"
        f"theta_nu envelope max   = {res['theta_nu_envelope_max_mixgrp']}/3\n"
        f"A_K-degenerate max      = {res['ak_degenerate_max_mixgrp']}/3 (OFF-FORM)\n"
        f"off-fold reshape max    = {res['offfold_reshape_max_mixgrp']}/3 (OFF-FORM)\n"
        f"bare R(textured)={res['bare_R']:.2f}  R_osc={res['R_osc_anchor']:.2f}"
    )
    ax.text(0.0, 0.90, txt, fontsize=7.7, transform=ax.transAxes, va="top", family="monospace")

    fig.suptitle(f"{GATE_ID}: seesaw single-RH-dominance resonance scan over fiber-spectrum M_R "
                 f"(D_K fold energies); op-L{OP_MAX_PQ} (FB-saturated vs L12 cache)", fontsize=11)
    fig.tight_layout()
    fig.savefig(OUT_PNG, dpi=130)
    plt.close(fig)


# ---------------------------------------------------------------------------
# Section 10 -- Verdict payload (race-safe MCP single-writer)
# ---------------------------------------------------------------------------
def emit_4tuple(value, scheme: str, convention: str, L_max) -> str:
    return f"(value={value!r}, scheme={scheme}, convention={convention}, L_max={L_max})"


def print_verdict_payload(verdict, value, audit_sha, content_sha,
                          companion_note="", extra_rows=None) -> dict:
    payload = {
        "session": int(SESSION),
        "gate_id": GATE_ID,
        "verdict": verdict,
        "value": str(value),
        "scheme": SCHEME,
        "convention": CONVENTION,
        "l_max": str(L_MAX),
        "audit_sha256": audit_sha,
        "content_sha256": content_sha,
        "schema_version": "S84+",
    }
    if companion_note:
        payload["companion_note"] = companion_note
    if extra_rows:
        payload["extra_rows"] = list(extra_rows)
    print("<<<EMIT_VERDICT_PAYLOAD>>>")
    print(json.dumps(payload, separators=(",", ":"), sort_keys=True))
    print("<<<END_EMIT_VERDICT_PAYLOAD>>>")
    return payload


# ---------------------------------------------------------------------------
# Section 11 -- Main
# ---------------------------------------------------------------------------
def main() -> int:
    t0 = time.time()                                      # (local)
    pins = log_input_pins(INPUT_FILES)
    script_path = Path(__file__).resolve()
    audit_sha, content_sha = compute_dual_sha(script_path, CANONICAL_PATH, pins)
    print(f"  audit_sha256:   {audit_sha[:16]}...")
    print(f"  content_sha256: {content_sha[:16]}...")
    print()

    res = compute()
    verdict = verdict_from(res)

    # persist arrays + scalars
    scan = res["scan_rows"]
    np.savez(
        OUT_NPZ,
        verdict=verdict,
        # structural wall
        Ue1_sq_fixed=res["Ue1_sq_fixed"], nufit_Ue1_sq=res["nufit_Ue1_sq"],
        sin2_th12_floor=res["sin2_th12_floor"], th12_ever_reachable=res["th12_ever_reachable"],
        Ue1_deficit_factor=res["Ue1_deficit_factor"],
        Y_ratio_MD=res["Y_ratio_MD"],
        # anchor
        M_R_bare=res["M_R_bare"], bare_mixgrp_3angle=res["bare_mixgrp_3angle"],
        bare_R=res["bare_R"], R_s99_aligned=res["R_s99_aligned"], R_osc_anchor=res["R_osc_anchor"],
        s116_reproduction_ok=res["s116_reproduction_ok"], s116_mixgrp_4slot=res["s116_mixgrp_4slot"],
        # sector resolution
        bbranch_pq=np.array([r[0] for r in res["bbranch_resolution"]]),
        bbranch_C2=np.array([r[3] for r in res["bbranch_resolution"]]),
        bbranch_tri=np.array([r[4] for r in res["bbranch_resolution"]]),
        bbranch_reldiff=np.array([r[2] for r in res["bbranch_resolution"]]),
        # FB saturation
        truncation_consistent=res["truncation_consistent"],
        trunc_reldiff_g3=res["trunc_reldiff_g3"], trunc_reldiff_tri=res["trunc_reldiff_tri"],
        # scan arrays
        scan_tau=np.array([r["tau"] for r in scan]),
        scan_selection=np.array([r["selection"] for r in scan]),
        scan_triple=np.array([r["triple"] for r in scan]),
        scan_sqrt_max=np.array([r["sqrt_max"] for r in scan]),
        scan_sqrt_21=np.array([r["sqrt_21"] for r in scan]),
        scan_sqrt_32=np.array([r["sqrt_32"] for r in scan]),
        scan_resonance_fired=np.array([r["resonance_fired"] for r in scan]),
        scan_mixgrp=np.array([r["mix_grp"] for r in scan]),
        scan_R=np.array([r["R"] for r in scan]),
        scan_sin2_th12=np.array([r["sin2_th12"] for r in scan]),
        scan_sin2_th23=np.array([r["sin2_th23"] for r in scan]),
        scan_sin2_th13=np.array([r["sin2_th13"] for r in scan]),
        # summary
        onform_max_mixgrp=res["onform_max_mixgrp"],
        onform_max_sqrt_ratio=res["onform_max_sqrt_ratio"],
        onform_resonance_ever_fired=res["onform_resonance_ever_fired"],
        onform_n_candidates=res["onform_n_candidates"], onform_n_pass=res["onform_n_pass"],
        theta_nu_envelope_max_mixgrp=res["theta_nu_envelope_max_mixgrp"],
        ak_degenerate_max_mixgrp=res["ak_degenerate_max_mixgrp"],
        offfold_reshape_max_mixgrp=res["offfold_reshape_max_mixgrp"],
        offform_fires=res["offform_fires"],
        EPS_RES=EPS_RES, OP_MAX_PQ=OP_MAX_PQ, L_MAX=L_MAX,
        audit_sha256=audit_sha, content_sha256=content_sha,
        scheme=SCHEME, convention=CONVENTION,
    )
    make_plot(res, verdict)

    value = (f"mix_grp_onform_max={res['onform_max_mixgrp']}/3(n_pass={res['onform_n_pass']}/"
             f"{res['onform_n_candidates']});sqrt(B2/B1)_onform_max={res['onform_max_sqrt_ratio']:.4f}"
             f"(need_Y3/Y2={res['Y_ratio_MD']:.3f},reson_fired={res['onform_resonance_ever_fired']});"
             f"theta12_WALLED(|Ue1|^2={res['Ue1_sq_fixed']:.5f}_vs_NuFIT{res['nufit_Ue1_sq']:.4f}_"
             f"{res['Ue1_deficit_factor']:.0f}x_deficit_MR-invariant=>sin2th12_floor={res['sin2_th12_floor']:.4f});"
             f"theta_nu_env_max={res['theta_nu_envelope_max_mixgrp']}/3;"
             f"AKdegen_max={res['ak_degenerate_max_mixgrp']}/3_OFFFORM;"
             f"reshape_max={res['offfold_reshape_max_mixgrp']}/3_OFFFORM;"
             f"FB-sat_vs_L12={res['truncation_consistent']};bare_R={res['bare_R']:.2f}")
    print()
    print(emit_4tuple(value, SCHEME, CONVENTION, L_MAX))
    note = ("flat-bowtie + theta12 rank-2-decoupling wall: no fiber-spectrum (S-3-form) M_R "
            "reaches mix_grp>=3; A_K-degenerate diag(M0,M1,M1) off-form also <3 => clean FAIL")
    print_verdict_payload(verdict, value, audit_sha, content_sha, companion_note=note)

    wall = time.time() - t0                               # (local)
    print(f"\n=== {GATE_ID}: {verdict} (wall {wall:.1f}s) ===")
    return 0


if __name__ == "__main__":
    sys.exit(main())
